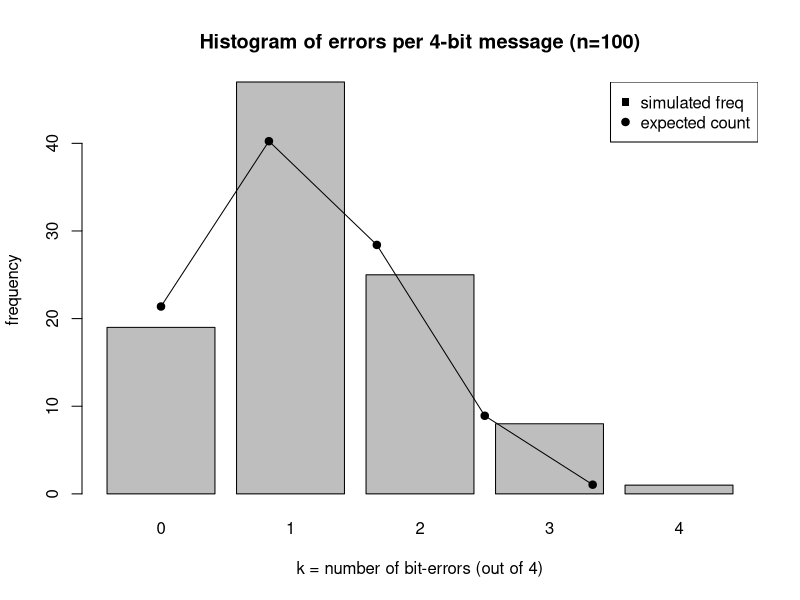
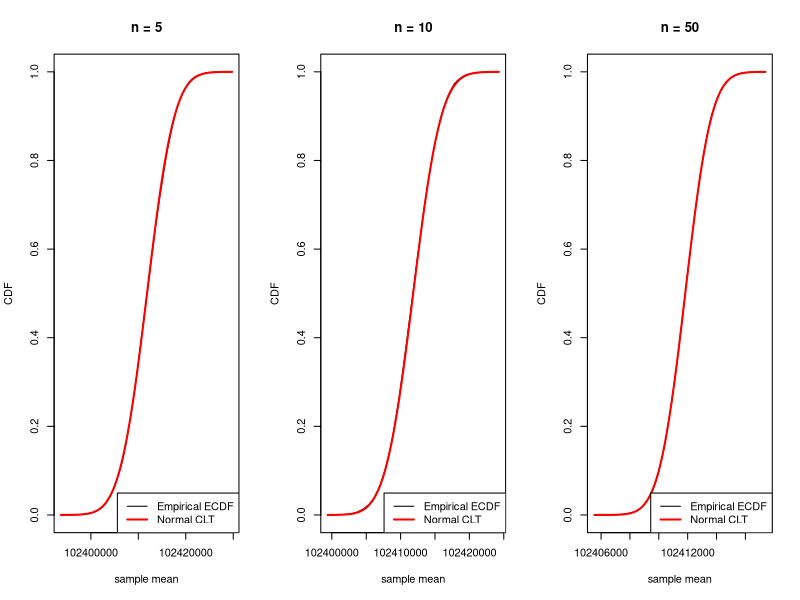
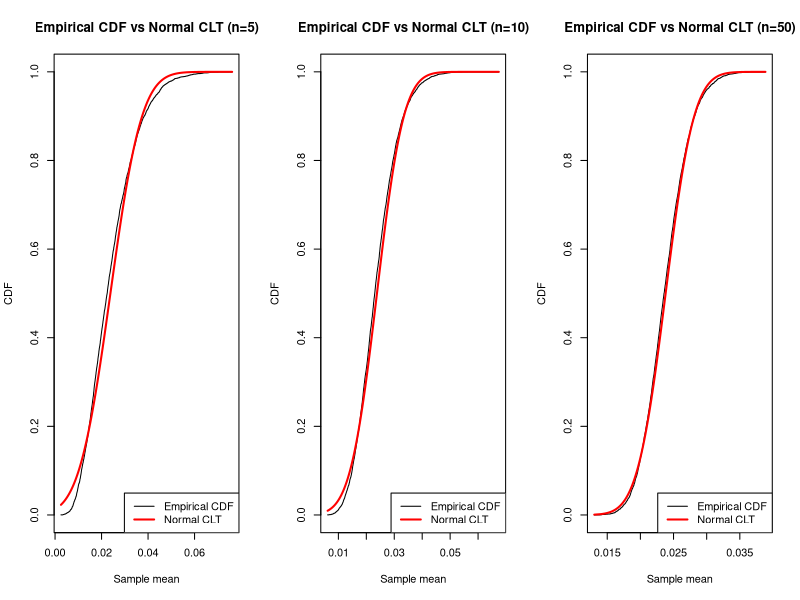
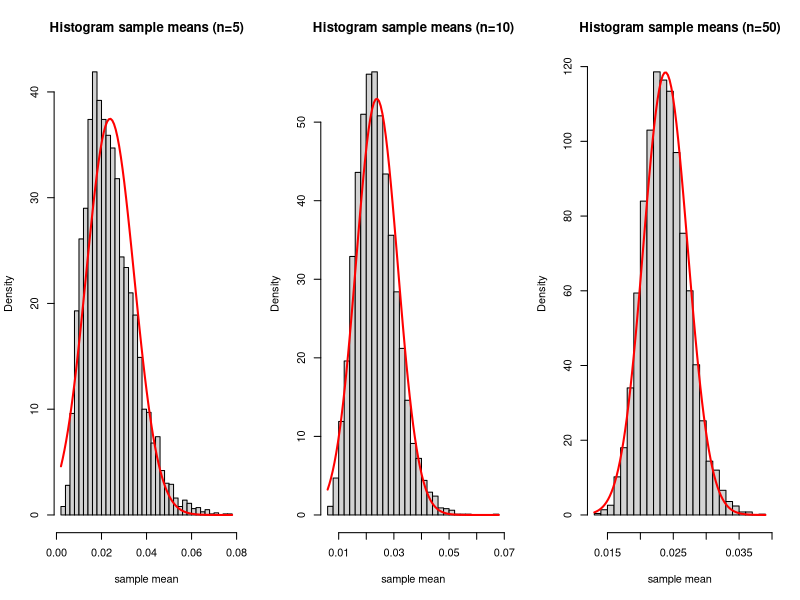
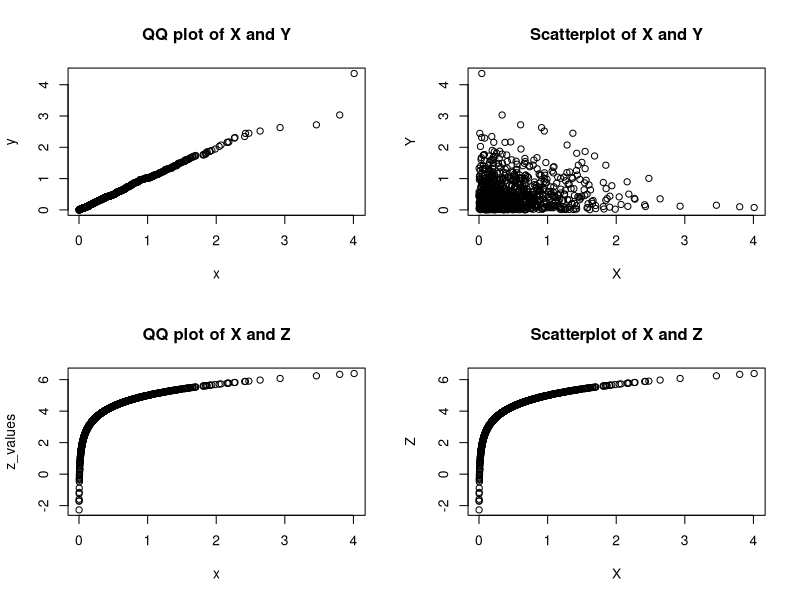

Generate these figures, in order, with R:
## ---- chunk 1

id <- 32

set.seed(id)
p <- id/100
# matrices G and H
G <- matrix(c(1, 1, 1, 0, 0, 0, 0,
		      1, 0, 0, 1, 1, 0, 0,
		      0, 1, 0, 1, 0, 1, 0,
		      1, 1, 0, 1, 0, 0, 1),
            nrow = 4, byrow = TRUE)
H <- t(matrix(c(1, 0, 1, 0, 1, 0, 1,
		        0, 1, 1, 0, 0, 1, 1,
		        0, 0, 0, 1, 1, 1, 1),
            nrow = 3, byrow = TRUE))
# cat("The matrix G is: \n")
#G
#cat("The matrix H is: \n")
#H
#cat("The product GH must be zero: \n")
#(G%*%H) %%2
## ---- chunk 2
# generate N messages
n <- 100
message_generator <- function(N) {
  matrix(sample(c(0,1), 4*N, replace = TRUE), nrow = N)
}
messages <- message_generator(n)
codewords <- (messages %*% G) %% 2
## ---- chunk 3
#  errors <- ...
# errors <- t(replicate(n, sample(c(0,1), prob = c(1-p,p), size = 7, replace = T)));
# errors <- matrix(sample(c(0,1), prob = c(1-p,p), size = 7*n, replace = T), nrow = n)
# errors

# errors_count <- rpois(7, p)  # number of corruptions per bit
# errors <- errors_count %% 2        # 1 if odd (flipped), 0 if even
# data.frame(errors_count, errors)

# errors <- t(replicate(n, rpois(7, p) %% 2))
errors <- t(replicate(n, rbinom(7, 1, p)))

#  received <-
received <- xor(codewords, errors) * 1 # * 1 -- to convert TRUE and FALSE to 1 and 0

## ---- chunk 4
z <- received %*% H %% 2

# function to map syndrome (z1,z2,z3) to position 0..7
syndrome_to_pos <- function(zvec) {
  # zvec is length-3 vector (z1,z2,z3), bit order matches definition:
  # position = z1 + 2*z2 + 4*z3
  pos <- zvec[1] + 2*zvec[2] + 4*zvec[3]
  return(pos)   # 0 means "no single-bit error detected"
}
corrected <- received  # start with received, then flip where needed
for(i in 1:n) {
  pos <- syndrome_to_pos(as.integer(z[i, ]))
  if(pos >= 1 && pos <= 7) {
    corrected[i, pos] <- (corrected[i, pos] + 1) %% 2
  }
}

# now decode: m* = (r3 r5 r6 r7) as given
decoded <- cbind(corrected[,3], corrected[,5], corrected[,6], corrected[,7])

# success indicator: compare decoded message to original messages
success <- apply(decoded == messages, 1, all)   # TRUE if all 4 bits recovered
success_num <- as.integer(success)

# estimate p* and standard error & 95% CI using CLT
p_hat <- mean(success_num)

p_hat
## ---- chunk 5
sd <- sqrt(p_hat*(1 - p_hat) / n)
sd
mse <- sd^2

c(p_hat - 2*sd, p_hat + 2*sd)
## ---- chunk 6
epsilon <- 0.03
N_approx <- p_hat * (1-p_hat) * 1.96^2 / epsilon^2
N_approx
## ---- chunk 7
# simulate n independent 4-bit messages and count errors per message
errors_per_msg <- replicate(n, sum(rbinom(4, size = 1, prob = p)))
# frequency table for k=0..4
tab <- table(factor(errors_per_msg, levels = 0:4))
tab

# plot histogram (barplot of frequencies) and overlay expected probabilities scaled by n
barplot(tab, names.arg = 0:4, xlab = "k = number of bit-errors (out of 4)",
        ylab = "frequency", main = paste("Histogram of errors per 4-bit message (n=", n, ")", sep=""))
expected_probs <- dbinom(0:4, size = 4, prob = p)
expected_counts <- expected_probs * n
points(0:4 + 0.7, expected_counts, pch = 19)   # plot expected counts as points
lines(x = 0:4 + 0.7, y = expected_counts)       # connect them
legend("topright", legend = c("simulated freq", "expected count"),
       pch = c(15,19), col = c("black","black"))

## ---- chunk 8
lambda <- log(2)/(30.1*365*24*3600)
m <- 32e-6
M <- 136.9
Na <- 6e23
N <- m*Na/M
mu <- N * lambda
K <- 20e3
n <- 5
n_cases <- c(5, 10, 50)
sim_sample_mean <- function(n, mu) {
  x <- rpois(n, lambda = mu)
  mean(x)
}
for (n in n_cases) {
  xvec <- rpois(n, lambda = mu)
  s_mean <- mean(xvec)
  cat("n =", n, ": sample x =", paste(round(xvec, 0), collapse = ", "), "; sample mean =", round(s_mean, 6), "\n")
}
## ---- chunk 9
results <- list()
summary_table <- data.frame(
  n = numeric(),
  mean_of_means = numeric(),
  var_of_means = numeric(),
  stringsAsFactors = FALSE
)

for (n in n_cases) {
  s <- numeric(K)
  for (i in seq_len(K)) s[i] <- sim_sample_mean(n, mu)
  
  results[[as.character(n)]] <- list(
    n = n,
    s = s,
    ecdf_fun = ecdf(s)
  )
  
  summary_table <- rbind(
    summary_table,
    data.frame(
      n = n,
      mean_of_means = mean(s),
      var_of_means = var(s)
    )
  )
}

print(summary_table, row.names = FALSE)
## ---- chunk 10
par(mfrow = c(1,3))
for (n in n_cases) {
  s <- results[[as.character(n)]]$s
  s_sorted <- sort(s)
  ecdf_vals <- results[[as.character(n)]]$ecdf_fun(s_sorted)
  mu_clt <- mu
  sd_clt <- sqrt(mu / n)
  normal_cdf_vals <- pnorm(s_sorted, mean = mu_clt, sd = sd_clt)
  # plot ECDF (step) and theoretical normal CDF (red)
  plot(s_sorted, ecdf_vals, type = "s", ylim = c(0,1),
       main = paste("n =", n), xlab = "sample mean", ylab = "CDF")
  lines(s_sorted, normal_cdf_vals, col = "red", lwd = 2)
  legend("bottomright", legend = c("Empirical ECDF", "Normal CLT"), col = c("black","red"), lwd = c(1,2))
}
par(mfrow = c(1,1))
## ---- chunk 11
max_distance <- data.frame(n = integer(), D = numeric(), stringsAsFactors = FALSE)
for (n in n_cases) {
  s <- results[[as.character(n)]]$s
  s_sorted <- sort(s)
  ecdf_vals <- results[[as.character(n)]]$ecdf_fun(s_sorted)
  normal_cdf_vals <- pnorm(s_sorted, mean = mu, sd = sqrt(mu / n))
  D <- max(abs(ecdf_vals - normal_cdf_vals))
  max_distance <- rbind(max_distance, data.frame(n = n, D = D))
  cat("n =", n, ": max D =", round(D, 6), "\n")
}
## ---- chunk 12
    p_target <- 0.95
    critical_value <- 8e8
    n_markov <- (1-p_target) * critical_value / mu
## ---- chunk 13

    f_chernoff_log <- function(n, mu_param, k_param, log_p) {
      lambda_n <- n * mu_param 
      log_lhs <- (k_param - lambda_n) + k_param * (log(lambda_n) - log(k_param))
      return(log_lhs - log_p)
    }

    max_n_domain <- critical_value / mu
    upper_bound <- max_n_domain - 1e-6 
    solution <- uniroot(
      f_chernoff_log,
      interval = c(1, upper_bound),
      mu_param = mu,
      k_param = critical_value,
      log_p = log(1 - p_target)
    )
    n_chernoff <- solution$root
## ---- chunk 14
    f_clt <- function(n) {
      pnorm((critical_value - n * mu) / sqrt(n * mu)) - p_target
    }
    n_clt <- uniroot(f_clt, c(1, 1000))$root
## ---- chunk 15
set.seed(123)
n_cases <- c(n_markov, n_chernoff, n_clt, 8)
results <- data.frame(
  Method = c("Markov", "Chernoff", "CLT", "8"),
  n_theoretical = n_cases,
  empirical_p = NA
)

for (i in seq_along(n_cases)) {
  n <- n_cases[i]
  s <- replicate(K, sum(rpois(n, lambda = mu)))
  p_emp <- mean(s < critical_value)
  results$empirical_p[i] <- p_emp
}

# === Part 4: Output ===

print(results, row.names = FALSE)
## ---- chunk 16
s_vec <- numeric(K)

for (i in seq_len(K)) {
  x <- rpois(n, lambda = mu)
  s_vec[i] <- sum(x)
}

p_empirical <- mean(s_vec < critical_value)

cat("Empirical probability P(S < 8e8) =", round(p_empirical, 4), "\n")
## ---- chunk 17
team_id <- 32
nu1 <- team_id + 10

library(ggplot2)
library(stats)

K <- 5000
true_mean <- 1 / nu1
true_var  <- 1 / (nu1^2)

simulate_clt <- function(n, K = 5000, dist = rexp, dist_params = list(rate = nu1)) {
  s <- numeric(K)
  for (i in seq_len(K)) {
    x <- do.call(dist, c(list(n = n), dist_params))
    s[i] <- mean(x)
  }
  list(n = n, s = s)
}

set.seed(123)
results_n5  <- simulate_clt(5,  K = K)
results_n10 <- simulate_clt(10, K = K)
results_n50 <- simulate_clt(50, K = K)
## ---- chunk 18
calculate_clt_params <- function(res, true_mean, true_var) {
  xs <- sort(res$s)
  ecdf_s <- ecdf(res$s)
  mu_clt <- true_mean
  sigma_clt <- sqrt(true_var / res$n)

  normal_cdf_vals <- pnorm(xs, mean = mu_clt, sd = sigma_clt)
  ecdf_vals <- ecdf_s(xs)
  D <- max(abs(ecdf_vals - normal_cdf_vals))

  c(res, list(xs = xs, ecdf_vals = ecdf_vals,
              normal_cdf_vals = normal_cdf_vals, D = D,
              mu_clt = mu_clt, sigma_clt = sigma_clt))
}

results_n5  <- calculate_clt_params(results_n5,  true_mean, true_var)
results_n10 <- calculate_clt_params(results_n10, true_mean, true_var)
results_n50 <- calculate_clt_params(results_n50, true_mean, true_var)

cat("n=5:  D =", round(results_n5$D, 4), "\n")
cat("n=10: D =", round(results_n10$D, 4), "\n")
cat("n=50: D =", round(results_n50$D, 4), "\n\n")

## ---- chunk 19
plot_ecdf_vs_normal <- function(res) {
  plot(res$xs, res$ecdf_vals, type = "s", ylim = c(0,1),
       xlab = "Sample mean", ylab = "CDF",
       main = paste("Empirical CDF vs Normal CLT (n=", res$n, ")", sep=""))
  lines(res$xs, res$normal_cdf_vals, col = "red", lwd = 2)
  legend("bottomright", legend = c("Empirical CDF", "Normal CLT"),
         col = c("black", "red"), lwd = c(1,2))
}

hist_with_normal <- function(res) {
  h <- hist(res$s, breaks = 30, plot = FALSE)
  plot(h, freq = FALSE, main = paste("Histogram sample means (n=", res$n, ")", sep=""), xlab = "sample mean")
  curve(dnorm(x, mean = res$mu_clt, sd = res$sigma_clt), add = TRUE, lwd = 2, col = "red")
}

par(mfrow = c(1,3))
plot_ecdf_vs_normal(results_n5)
plot_ecdf_vs_normal(results_n10)
plot_ecdf_vs_normal(results_n50)
par(mfrow = c(1,1))

par(mfrow = c(1,3))
hist_with_normal(results_n5)
hist_with_normal(results_n10)
hist_with_normal(results_n50)
par(mfrow = c(1,1))
## ---- chunk 20
    N_markov <- 100/(0.95*nu1)
    cat("Markov bound => max N (integer) =", N_markov, " (using nu1 =", nu1, ")\n")
## ---- chunk 21
    f <- function(N) {
      nu <- 42 * N
      log_lhs <- 100 * (log(nu) - log(100)) + 100 - nu
      return(exp(log_lhs) - 0.05)
    }
    solution <- uniroot(f, interval = c(1, 2))
    N_chernoff <- solution$root
## ---- chunk 22
    p_threshold <- 0.05
    z_score <- qnorm(p_threshold)
    nu_max <- 100 + sqrt(100) * z_score
    N_max_continuous <- nu_max / nu1
    N_clt <- N_max_continuous
## ---- chunk 23
cat("Lambda (mean counts in 60s) thresholds:\n",
    "Markov:", N_markov, "\n",
    "Chernoff:", N_chernoff, "\n",
    "CLT:", N_clt, "\n\n")
## ---- chunk 24
simulate_probability_safe <- function(N, trials = 20000) {
  nu <- N * nu1 
  S_values <- rgamma(trials, shape = 100, rate = nu)
  safe_events <- (S_values >= 1)
  mean(safe_events)
}

candidates <- unique(c(floor(N_markov), floor(N_chernoff), 
                       N_markov + 1, N_chernoff + 1, N_clt + 1, 2))
candidates <- candidates[candidates >= 0]


sim_results <- sapply(candidates, function(N) simulate_probability_safe(N, trials = 20000))
results_table <- data.frame(
  Candidate_N = candidates,
  Probability = round(sim_results, 4),
  row.names = NULL)
print(results_table)

simulate_S_times <- function(N, trials = 10000) {
  nu <- nu1 * N
  svals <- rgamma(trials, shape = 100, rate = nu)
  mean(svals > 1)
}

N_test <- 2
prob_safe_S <- simulate_S_times(N_test, trials = 20000)
cat("Probability (S >= 1) for N =", 2, "estimated =", round(prob_safe_S,4),
    " -> this is the prob that 100 clicks take longer than 60s (so <=99 clicks in 60s).\n")
## ---- chunk 25
N_predicted <- 2
nu_predicted <- N_predicted * nu1

s <- rgamma(K, shape = 100, rate = nu_predicted)

print(head(s))
## ---- chunk 26
safe_events <- (s >= 1)

estimated_prob <- mean(safe_events)

desired_level <- 0.95

cat(sprintf("Estimated probability P(S >= 1): %.4f\n", estimated_prob))
cat(sprintf("Desired probablity level: %.4f\n", desired_level))
## ---- chunk 27
        mu <- id
        sigma <- 2*id + 7
        N <- 100

        x <- rnorm(N, mean = mu, sd = sqrt(sigma))
        y <- 1/x

        x_bar <- mean(x)
        y_bar <- mean(y)

        x_bar
        y_bar
## ---- chunk 28
        lambda <- 2
        z = function(x) { log(x) + 5 }
        N <- 1000
        x <- rexp(N, rate = lambda)
        y <- rexp(N, rate = lambda)
        z_values <- z(x)
        par(mfrow=c(2,2))
        qqplot(x, y, main = "QQ plot of X and Y")
        plot(x, y, main = "Scatterplot of X and Y", xlab =
                "X", ylab = "Y")
        qqplot(x, z_values, main = "QQ plot of X and Z")
        plot(x, z_values, main = "Scatterplot of X and Z", xlab
                = "X", ylab = "Z")
## ---- chunk 29
        n_sim <- 100 # Renamed from 'n' to avoid conflict with n=3 trials
        x_sim <- rbinom(n_sim, size = 3, prob = 0.5)
        x_bar <- mean(x_sim)
        s2 <- var(x_sim)

        cat("Theoretical E[X]:", 1.5, "\n")
        cat("Simulation (x_bar):", x_bar, "\n")
        cat("Theoretical Var(X):", 0.75, "\n")
        cat("Simulation (s2):", s2, "\n")
## ---- chunk 30
        y_sim <- 0.5 * x_sim - 1
        y_bar <- mean(y_sim)
        s2_y <- var(y_sim)

        cat("Theoretical E[Y]:", -0.25, "\n")
        cat("Simulation (y_bar):", y_bar, "\n")
        cat("Theoretical Var(Y):", 0.1875, "\n")
        cat("Simulation (s2_y):", s2_y, "\n")
